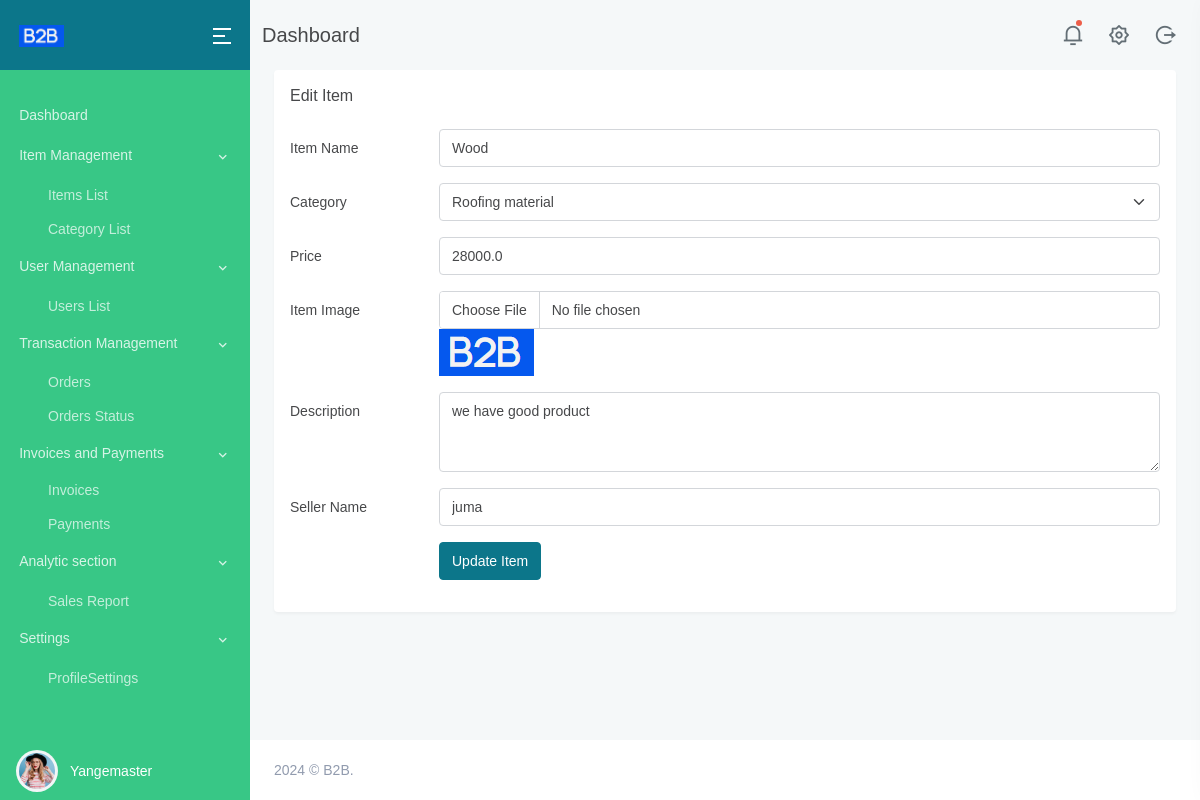
Page /edit/3/ (signed in) on the committed database.
### main/models.py (models this page shows, shortened)
class Item(models.Model):
    item_name = models.CharField(max_length=100)
    category = models.ForeignKey(Category, on_delete=models.CASCADE)
    price = models.FloatField()
    item_image = models.ImageField(upload_to='items_images/')
    description = models.TextField()
    seller_name = models.CharField(max_length=100, default="john")

class Category(models.Model):
    category = models.CharField(max_length=30)

### main/views.py (the view)
# urls.py: path('edit/<int:item_id>/', views.edit_item, name='edit_item'),
@login_required
def edit_item(request, item_id):
    item = get_object_or_404(Item, pk=item_id)
    categories = Category.objects.all()  # Fetch all categories
    context = {
        'item': item,
        'categories': categories,
    }
    return render(request, 'edit_item.html', context)

### templates/edit_item.html (shortened to what this page needs)
{% extends "base.html" %}
{% load static %}
{% block content %}
<div class="main-content">
    <div class="page-content">
        <div class="container-fluid">
            <div class="row">
                <div class="col-lg-12">
                    <div class="card">
                        <div class="card-body">
                            <h4 class="card-title mb-4">Edit Item</h4>
                            <form method="post" enctype="multipart/form-data" action="{% url 'edit_item_save' item.id %}">
                                <div class="mb-3 row">
                                    <label for="item_name" class="col-sm-2 col-form-label">Item Name</label>
                                    <div class="col-sm-10">
                                        <input type="text" class="form-control" id="item_name" name="item_name" value="{{ item.item_name }}" placeholder="Enter item name">
                                    </div>
                                </div>
                                <div class="mb-3 row">
                                    <label for="category" class="col-sm-2 col-form-label">Category</label>
                                    <div class="col-sm-10">
                                        <select class="form-select" id="category" name="category">
                                            {% for category in categories %}
                                                <option value="{{ category.id }}" {% if category.id == item.category.id %}selected{% endif %}>{{ category.category }}</option>
                                            {% endfor %}
                                        </select>
                                    </div>
                                </div>
                                <div class="mb-3 row">
                                    <label for="price" class="col-sm-2 col-form-label">Price</label>
                                    <div class="col-sm-10">
                                        <input type="number" step="0.01" class="form-control" id="price" name="price" value="{{ item.price }}" placeholder="Enter price">
                                    </div>
                                </div>
                                <div class="mb-3 row">
                                    <label for="item_image" class="col-sm-2 col-form-label">Item Image</label>
                                    <div class="col-sm-10">
                                        <input type="file" class="form-control" id="item_image" name="item_image">
                                        <img src="{{ item.item_image.url }}" alt="{{ item.item_name }}" style="max-width: 100px; max-height: 100px;">
                                    </div>
                                </div>
                                <div class="mb-3 row">
                                    <label for="description" class="col-sm-2 col-form-label">Description</label>
                                    <div class="col-sm-10">
                                        <textarea class="form-control" id="description" name="description" rows="3" placeholder="Enter description">{{ item.description }}</textarea>
                                    </div>
                                </div>
                                <div class="mb-3 row">
                                    <label for="seller_name" class="col-sm-2 col-form-label">Seller Name</label>
                                    <div class="col-sm-10">
                                        <input type="text" class="form-control" id="seller_name" name="seller_name" value="{{ item.seller_name }}" placeholder="Enter seller name">
                                    </div>
                                </div>
                                <div class="mb-3 row">
                                    <div class="col-sm-10 offset-sm-2">
                                        <button type="submit" class="btn btn-primary">Update Item</button>
                                    </div>
                                </div>
                            </form>
                        </div>
                    </div>
                </div>
            </div>
        </div>
    </div>
</div>
{% endblock %}

### templates/base.html (shortened to what this page needs)
{% load static %}
<!doctype html>
<html lang="en">
    <head>
    <link href="{% static 'assets/libs/jsvectormap/css/jsvectormap.min.css' %}" rel="stylesheet" type="text/css">
    <link href="{% static 'assets/css/bootstrap.min.css' %}" id="bootstrap-style" rel="stylesheet" type="text/css">
    <link href="{% static 'assets/css/icons.min.css' %}" rel="stylesheet" type="text/css">
    <link href="{% static 'assets/css/app.min.css' %}" id="app-style" rel="stylesheet" type="text/css">
    <link href="https://unicons.iconscout.com/release/v4.0.0/css/unicons.css" rel="stylesheet">
    </head>
    <body data-sidebar="colored">
        <div id="layout-wrapper">
            <header id="page-topbar">
                <div class="navbar-header">
                    <div class="d-flex">
                      <div class="page-title-box align-self-center d-none d-md-block">
                        <h4 class="page-title mb-0">Dashboard</h4>
                      </div>
                    </div>
                    <div class="d-flex">
                        <div class="dropdown d-inline-block">
                            <button type="button" class="btn header-item noti-icon waves-effect" id="page-header-notifications-dropdown" data-bs-toggle="dropdown" aria-expanded="false">
                                <i class="ri-notification-3-line"></i>
                                <span class="noti-dot"></span>
                            </button>
                        </div>
                        <div class="dropdown d-inline-block">
                            <a href="{% url 'settings' %}">
                                <button type="button" class="btn header-item noti-icon right-bar-toggle waves-effect">
                                    <i class="ri-settings-2-line"></i>
                                </button>
                            </a>
                        </div>
                        <div class="dropdown d-inline-block">
                            <a href="{% url 'logout' %}">
                                <button type="button" class="btn header-item noti-icon right-bar-toggle waves-effect">
                                    <i class="ri-logout-circle-r-line"></i>
                                </button>
                            </a>
                        </div>
                    </div>
                </div>
            </header>
            <div class="vertical-menu bg-success">
                 <div class="navbar-brand-box">
                    <a href="{% url 'index' % }" class="logo logo-light">
                        <span class="logo-lg">
                        <img src="{% static 'assets/images/B2B.png' %}" alt="logo-light" height="22">
                        </span>
                    </a>
                </div>
                <button type="button" class="btn btn-sm px-3 font-size-24 header-item waves-effect vertical-menu-btn" id="vertical-menu-btn">
                    <i class="ri-menu-2-line align-middle"></i>
                </button>
                <div data-simplebar="" class="vertical-scroll">
                    <div id="sidebar-menu">
                         <ul class="metismenu list-unstyled" id="side-menu">
                            <li>
                                <a href="{% url 'index' % }" class="waves-effect">
                                    <span>Dashboard</span>
                                </a>
                            </li>
                            <li>
                                <a href="javascript: void(0);" class="has-arrow waves-effect">
                                    <span>Item Management </span>
                                </a>
                                <ul class="sub-menu" aria-expanded="false">
                                    <li><a href="{% url 'item_list' %}">Items List</a></li>
                                    <li><a href="{% url 'category_list' %}">Category  List</a></li>
                                </ul>
                            </li>
                            <li>
                                <a href="javascript: void(0);" class="has-arrow waves-effect">
                                    <span>User Management </span>
                                </a>
                                <ul class="sub-menu" aria-expanded="false">
                                    <li><a href="{% url 'userslist' %}">Users List</a></li>
                                </ul>
                            </li>
                            <li>
                                <a href="javascript: void(0);" class="has-arrow waves-effect">
                                    <span>Transaction Management</span>
                                </a>
                                        <ul class="sub-menu" aria-expanded="false">
                                            <li><a href="{% url 'orders' %}">Orders</a></li>
                                            <li><a href="">Orders Status</a></li>
                                        </ul>
                            </li>
                                    <li>
                                        <a href="javascript: void(0);" class="has-arrow">Invoices and Payments</a>
                                        <ul class="sub-menu" aria-expanded="false">
                                            <li><a href="{% url 'invoices'%}">Invoices</a></li>
                                            <li><a href="{% url 'payments' %}">Payments</a></li>
                                        </ul>
                                    </li>
                            <li>
                                <a href="javascript: void(0);" class="has-arrow waves-effect">
                                    <span>Analytic section</span>
                                </a>
                                <ul class="sub-menu" aria-expanded="true">
                                    <li><a href="#">Sales Report</a></li>
                                </ul>
                            </li>
                            <li>
                                <a href="javascript: void(0);" class="has-arrow waves-effect">
                                    <span>Settings</span>
                                </a>
                                <ul class="sub-menu" aria-expanded="true">
                                    <li><a href="{% url 'settings'%}">ProfileSettings</a></li>
                                </ul>
                            </li>
                     </ul>
                    </div>
                </div>
                <div class="dropdown px-3 sidebar-user sidebar-user-info">
                    <button type="button" class="btn w-100 px-0 border-0" id="page-header-user-dropdown" data-bs-toggle="dropdown" aria-haspopup="true" aria-expanded="false">
                        <span class="d-flex align-items-center">
                            <div class="flex-shrink-0">
                                    <img src="{% static 'assets/images/users/avatar-2.jpg' %}" class="img-fluid header-profile-user rounded-circle" alt="">
                            </div>
                            <div class="flex-grow-1 ms-2 text-start">
                                <span class="ms-1 fw-medium user-name-text">{{ request.user.username }}</span>
                            </div>
                        </span>
                    </button>
                </div>
            </div>
    {% block content %}
    {% endblock content %}
            <footer class="footer">
                <div class="container-fluid">
                    <div class="row">
                        <div class="col-sm-6">
                            <script>document.write(new Date().getFullYear())</script> © B2B.
                        </div>
                    </div>
                </div>
            </footer>
        </div>
</body>
</html>

### rows in the picture
Item: item_name "Wood", category "Roofing material", price "28000.0", item_image (picture), description "we have good product", seller_name "juma"

### other values in the picture
{{ request.user.username }} "Yangemaster"
